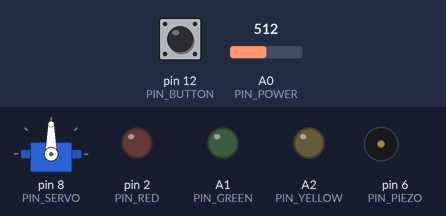
The sketch below on a simulated Arduino Uno, built with avr-gcc and run on an emulated ATmega328P. Shown: servo, output pins drawn as LEDs (lit = HIGH), buzzer (waves = sounding). The test bench sets the inputs (shaded band); at power-on: pin 12 (PIN_BUTTON) LOW, A0 (PIN_POWER) = 512. Random numbers use the default seed unless the sketch sets one.

Above: at 1.2 s.
1.3 s: pin 12 (PIN_BUTTON) pulled HIGH for 0.15 s
At 2.9 s:
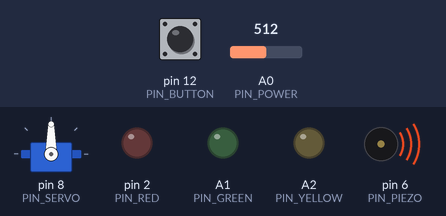
4.4 s: pin 12 (PIN_BUTTON) pulled HIGH for 1 s
At 5.5 s:
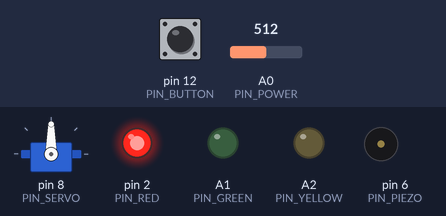
6.9 s: A0 (PIN_POWER) set to 280
At 8.1 s:
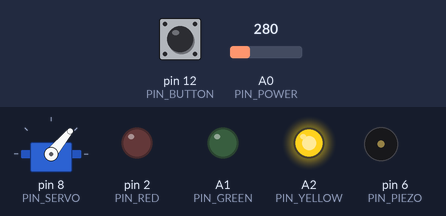
8.4 s: A0 (PIN_POWER) set to 263
At 9.2 s:
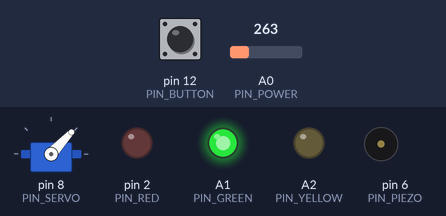
10.9 s: pin 12 (PIN_BUTTON) pulled HIGH for 0.15 s
At 11.15 s:
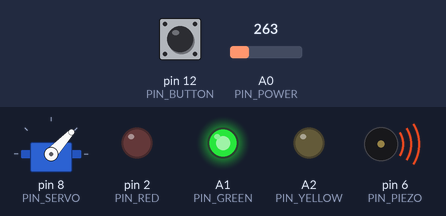
13.9 s: pin 12 (PIN_BUTTON) pulled HIGH for 3.2 s
At 14.15 s:
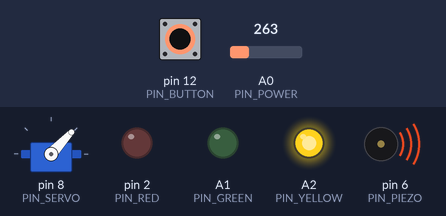
Timing chart, 0 to 16.9 s (numbered marks = the images above; inputs shaded):
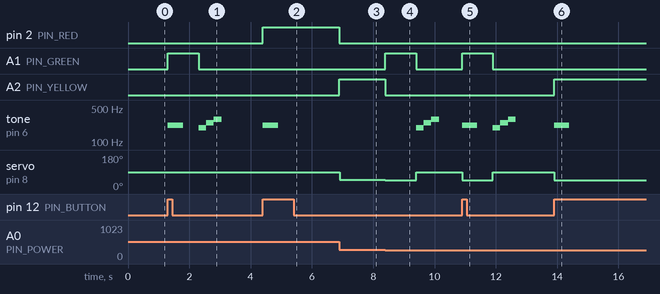

Measured:
- the behaviour switches between 272 and 271 on A0 (PIN_POWER) (found by bisection; images 3 and 4)
- after the input at 1.3 s, A1 (PIN_GREEN): LOW → HIGH at once, → LOW 1.0 s later; tone on pin 6 (PIN_PIEZO): plays 220 Hz for 0.50 s, 196 Hz for 0.25 s, 247 Hz for 0.25 s, 294 Hz for 0.25 s, starting at once
- after the input at 4.4 s, pin 2 (PIN_RED): LOW → HIGH at once; tone on pin 6 (PIN_PIEZO): silent → 220 Hz at once, → silent 0.50 s later
- after the input at 6.9 s, pin 2 (PIN_RED): HIGH → LOW at once; A2 (PIN_YELLOW): LOW → HIGH at once; servo on pin 8 (PIN_SERVO): 90° → 50° at once
- after the input at 8.4 s, A1 (PIN_GREEN): LOW → HIGH at once, → LOW 1.0 s later; A2 (PIN_YELLOW): HIGH → LOW at once; tone on pin 6 (PIN_PIEZO): silent → 196 Hz after 1.0 s, → 247 Hz 0.25 s later, → 294 Hz 0.25 s later, → silent 0.25 s later; servo on pin 8 (PIN_SERVO): 50° → 47° at once, → 90° 1.0 s later
- after the input at 10.9 s, A1 (PIN_GREEN): LOW → HIGH at once, → LOW 1.0 s later; tone on pin 6 (PIN_PIEZO): plays 220 Hz for 0.50 s, 196 Hz for 0.25 s, 247 Hz for 0.25 s, 294 Hz for 0.25 s, starting at once; servo on pin 8 (PIN_SERVO): 90° → 47° at once, → 90° 1.0 s later
- after the input at 13.9 s, A2 (PIN_YELLOW): LOW → HIGH at once; tone on pin 6 (PIN_PIEZO): silent → 220 Hz at once, → silent 0.50 s later; servo on pin 8 (PIN_SERVO): 90° → 47° at once

The sketch:

power_sensor_game.ino
```cpp
/* A game for the arduino, requires a power sensor, a piezo, a button,
 * and 3 leds. The power sensor used in testing is the
 * Vernier Dual-Range Force Sensor.
 */

/* Notes about connecting the Vernier Protoboard Adapter
 * - GND to Arduino pin GND (ground)
 * - Vres to Arduino pin A4 (resistance reference)
 * - 5V to Arduino pin 5V (power)
 * - SIG1 to Arduino pin A0 (0-5V output used by almost all Vernier sensors)
 */

/***********************
 * Tweakable variables *
 ***********************/

/* Pins */
#define PIN_RED 2
#define PIN_YELLOW A2
#define PIN_GREEN A1
#define PIN_PIEZO 6
#define PIN_BUTTON 12
#define PIN_SERVO 8
#define PIN_POWER A0

/* How close (%) does the input have to be to trigger yellow light? */
/* (Default: 30%) */
#define THRESHOLD_YELLOW 0.3
/* How close (%) does the input have to be to trigger green light? */
/* (Default: 10%) */
#define THRESHOLD_GREEN 0.1

/* How long do notes play? */
/* (Default: 250ms) */
#define NOTE_LENGTH 250

/* Jingles */
/* A A - */
int notesStart[3] = {220, 220, 0};
/* G H D */
int notesWin[3]   = {196, 247, 294};
/* H G#  */
int notesStop[3]  = {247, 208, 208};

/***************************************
 * Code starts here, modify with care! *
 ***************************************/
#include "Servo.h"

/* The servo that displays the player's current applied force */
Servo servo;

/* The game state */
bool running = false;
float targetPower = -1;

/* Winning conditions */
bool winning = false;
unsigned long winTime = 0;

/* Button data */
bool buttonWasPressed = false;

/* Sound system data */
int* notes;
int notesCount;
int currentIndex = -1;
unsigned long soundStartTime = 0;

void setup() {
  /* Setup pins */
  pinMode(PIN_RED, OUTPUT);
  pinMode(PIN_PIEZO, OUTPUT);
  pinMode(PIN_SERVO, OUTPUT);
  pinMode(PIN_BUTTON, INPUT);
  servo.attach(PIN_SERVO);
}

void loop() {
  if (buttonPressed()) {
    /* When the button is pressed, start/stop the game */
    toggleGameState();
  }
  if (running) {
    /* Update game when running */
    updateGame();
  } else {
    /* Game is not running, set all leds off and return the servo to normal state */
    digitalWrite(PIN_RED, LOW);
    analogWrite(PIN_YELLOW, 0);
    analogWrite(PIN_GREEN, 0);
    servo.write(90);
  }
  /* Update the sound system */
  updateSoundSystem();
}

void toggleGameState() {
  /* Switch the game state */
  running = !running;
  if (running) {
    /* If the game was started, play starting jingle */
    playSound(notesStart);

    /* Initialize the game state variables */
    /* Randomize the target power */
    randomSeed(millis());
    targetPower = random(0, 1024) / 1024.0;
    /* Ensure the winning state is appropriate */
    winning = false;
    winTime = 0;
  } else {
    /* The game was stopped, play stop jingle */
    playSound(notesStop);
  }
}

void playSound(int* notes_) {
  /* Update the notes and set the sound start time to the current time */
  /* (See updateSoundSystem() for what these variables are used for.) */
  notes = notes_;
  soundStartTime = millis();
  currentIndex = 0;
}

void updateGame() {
  /* Poll the sensor */
  float currentPower = analogRead(PIN_POWER) / 1024.0;
  /* Calculate the distance from the target */
  float distance = abs(targetPower - currentPower);
  /* If we're within the threshold, set yellow and/or green to a value between 0 and 1 */
  /* (0 means the player is at the threshold, 1 means the player is right on the target) */
  float yellow = max(0, THRESHOLD_YELLOW - distance) / THRESHOLD_YELLOW;
  float green = max(0, THRESHOLD_GREEN - distance) / THRESHOLD_GREEN;

  /* Display the player's input with the servo */
  servo.write(90 + (int) (90 * (currentPower * 2 - 1)));

  /* If the player is currently winning and has been for a second, win the game and play the jingle */
  if (winning && millis() - winTime > 1000) {
    running = false;
    playSound(notesWin);
  }

  if (green > 0) {
    /* Player is within the green threshold, set yellow and red off */
    digitalWrite(PIN_RED, LOW);
    analogWrite(PIN_YELLOW, 0);
    /* Set the green led on */
    analogWrite(PIN_GREEN, (int) floor(128 + 127 * green));
    /* If the player wasn't winning already, start counting by setting the time */
    if (!winning) {
      winning = true;
      winTime = millis();
    }
  } else if (yellow > 0) {
    /* Player is within the yellow threshold, set green and red off */
    digitalWrite(PIN_RED, LOW);
    analogWrite(PIN_GREEN, 0);
    /* Set the yellow led on */
    analogWrite(PIN_YELLOW, (int) floor(128 + 127 * yellow));
    /* Ensure the player is not winning anymore */
    winning = false;
  } else {
    /* Player is not within any threshold, set only the red led on */
    digitalWrite(PIN_RED, HIGH);
    analogWrite(PIN_YELLOW, 0);
    analogWrite(PIN_GREEN, 0);
    /* Ensure the player is not winning anymore */
    winning = false;
  }
}

void updateSoundSystem() {
  if (currentIndex != -1 && millis() - soundStartTime > 250 * currentIndex) {
    /* FIXME: Make this 3 non-hardcoded */
    if (currentIndex >= 3) {
      /* Add to the currentIndex, if there are no more notes left, set it to -1 */
      currentIndex = -1;
      noTone(PIN_PIEZO);
    } else {
      /* There are still sounds to play (current index is valid) */
      /* And NOTE_LENGTH has passed since the last note was played */
      int note = notes[currentIndex];
      /* Play the note (if it exists) */
      if (note != 0) tone(PIN_PIEZO, note);
      else noTone(PIN_PIEZO);
      /* Increment currentIndex */
      currentIndex++;
    }
  }
}

bool buttonPressed() {
  /* Get the button state */
  bool pressed = digitalRead(PIN_BUTTON) == HIGH;
  /* Only register button presses for one loop per press */
  /* Ie. if button is pressed now and wasn't during the last loop */
  bool justPressed = pressed && !buttonWasPressed;

  buttonWasPressed = pressed;
  return justPressed;
}
```
